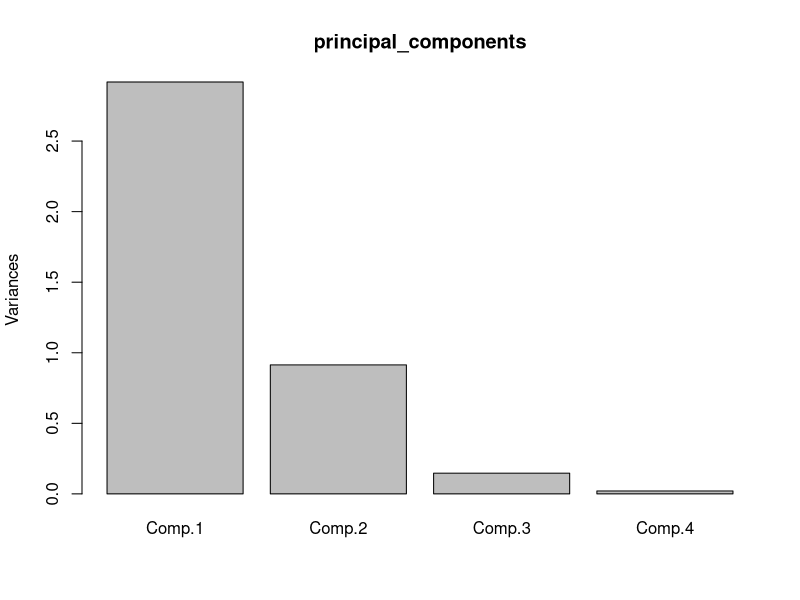
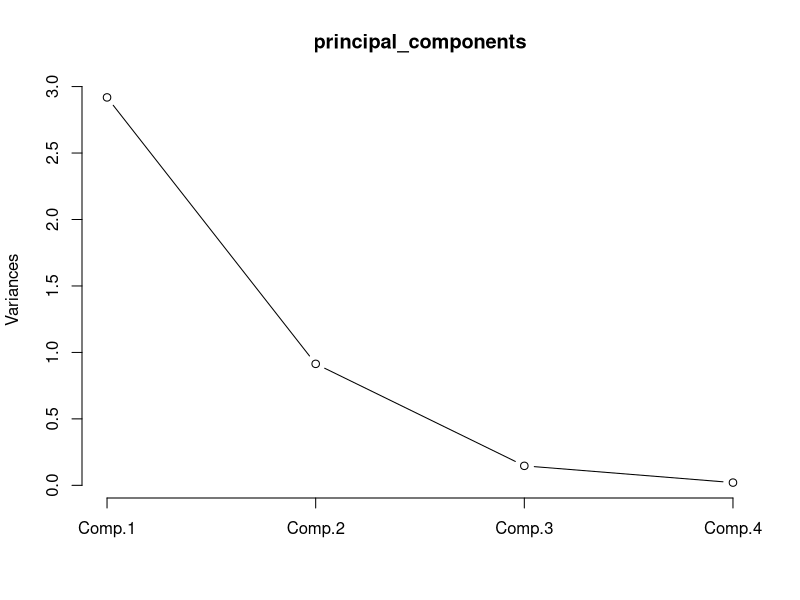
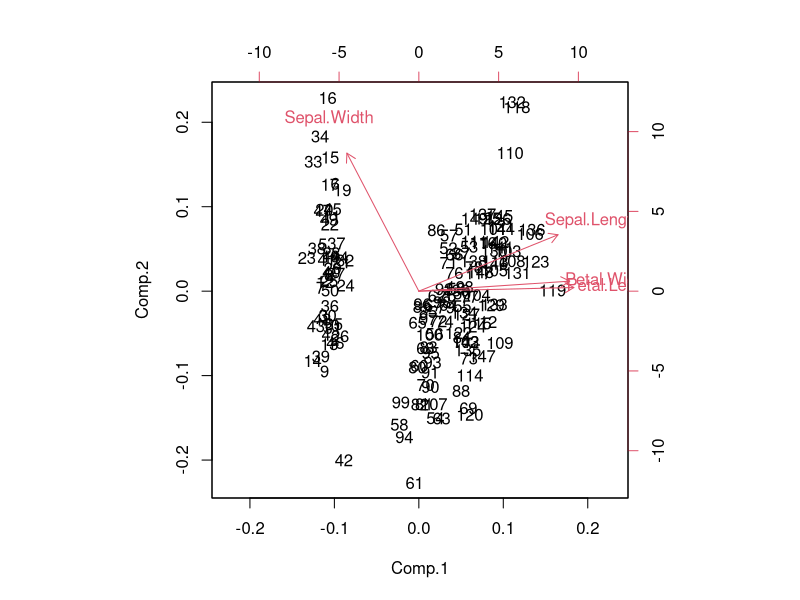
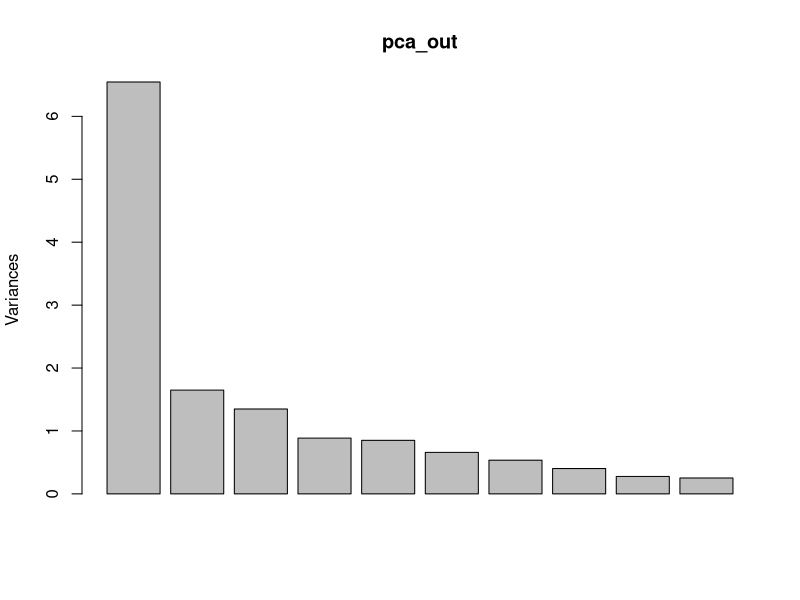
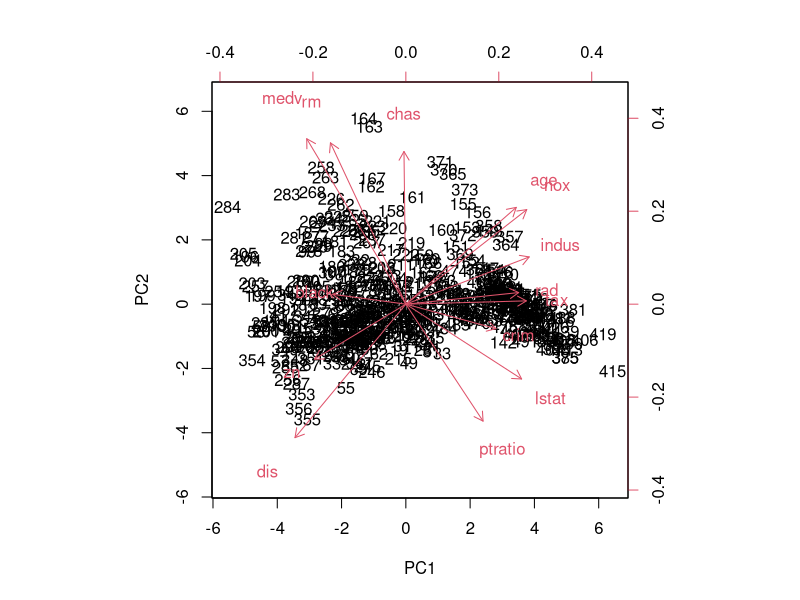

Write R code to recreate these figures, in order.
#### 22nd March 2021 - In-Class Work ####

##### Principal Component Analysis (PCA) ####

library(rpart)
library(stats)


###### IRIS Dataset #######

data("iris")
head(iris)

# Removing the Speices column from the data set, to only include numerical
#data for PCA

irisdata1 <- iris[,1:4]
head(irisdata1)
dim(irisdata1)


#Using the princomp() function to calculate the Principal Components
help("princomp")
principal_components <- princomp(irisdata1, cor = TRUE, scores = TRUE)

summary(principal_components)
# In the summary we can see that the first 2 components make up to alomost 95.8%
#of the principal component. Hence, they can be taken as the 2 main Principal 
#Components

plot(principal_components)

#Plotting using a line
plot(principal_components, type = "l")
#We can see from the line plot that the elbow comes after the second component.
#This again goes to show that the third and the fourth component can be ignored

help("biplot")
biplot(principal_components)
#From the bi-plot we see that the Petal Length and Petal Width are very close by
#and Sepal Width and Sepal length are far away. So that is why to properly 
#use classification, we should use Petal length and Petal width





###############################################################################


###################### PCA on Boston Dataset ##########################

data(Boston, package = "MASS")

help("prcomp")
pca_out <- prcomp(Boston, scale. = T)
pca_out
#This shows the loading that is used
plot(pca_out)



#Plotting using bi-plot

biplot(pca_out,scale = 0)

boston_pc <- pca_out$x
boston_pc

head(boston_pc)
summary(boston_pc)
